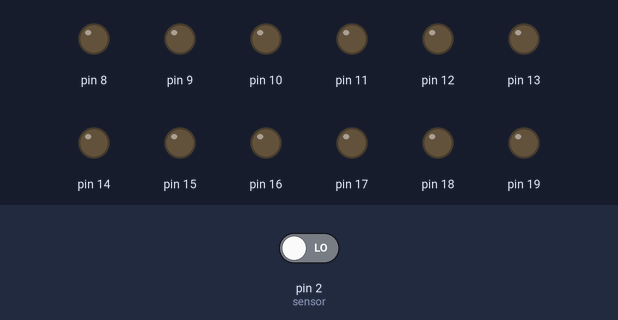
The sketch below on a simulated Arduino Uno, built with avr-gcc and run on an emulated ATmega328P. On the bench: output pins drawn as LEDs (lit = HIGH). The inputs (shaded band) are chosen by the test bench; at power-on: pin 2 (sensor) LOW.

Above: at 1.2 s.
1.3 s: pin 2 (sensor) driven HIGH
At 1.9 s:
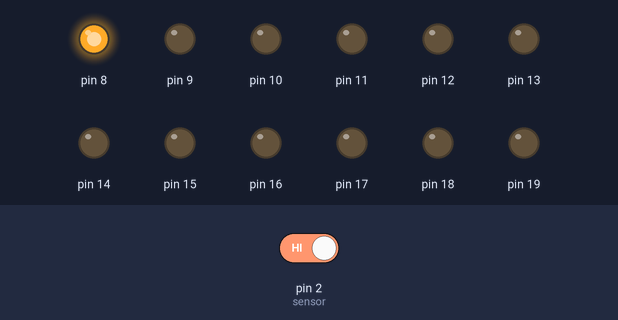
10.3 s: pin 2 (sensor) driven LOW
At 11.2 s:
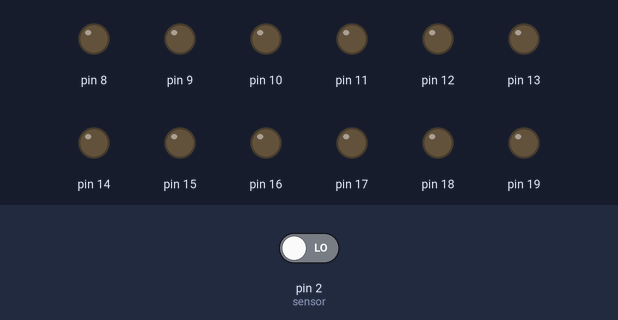
11.8 s: pin 2 (sensor) driven HIGH
At 12.4 s:
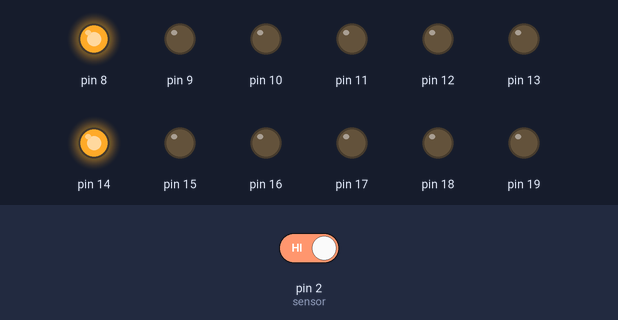
Timing chart, 0 to 23.8 s (numbered marks = the images above; inputs shaded):
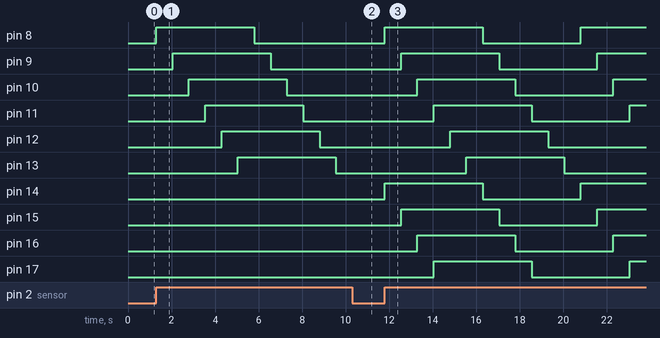

Measured:
- after the input at 1.3 s, pin 8: LOW → HIGH at once, → LOW 4.5 s later; pin 9: LOW → HIGH after 0.75 s, → LOW 4.5 s later; pin 10: LOW → HIGH after 1.5 s, → LOW 4.5 s later; pin 11: LOW → HIGH after 2.3 s, → LOW 4.5 s later; pin 12: LOW → HIGH after 3.0 s, → LOW 4.5 s later
- after the input at 10.3 s, pin 8: stays LOW (without the input it goes to HIGH after 0.00 s); pin 9: stays LOW (without the input it goes to HIGH after 0.75 s)
- after the input at 11.8 s, pin 8: LOW → HIGH at once, → LOW 4.5 s later, → HIGH 4.5 s later; pin 9: LOW → HIGH after 0.75 s, → LOW 4.5 s later, → HIGH 4.5 s later

The sketch:

firefly.ino
```cpp
short t = 750;

void setup() {
  pinMode(2, INPUT); // sensor

  // r
  pinMode(8, OUTPUT);
  pinMode(9, OUTPUT);
  pinMode(10, OUTPUT);
  pinMode(11, OUTPUT);
  pinMode(12, OUTPUT);
  pinMode(13, OUTPUT);

  // g
  pinMode(14, OUTPUT);
  pinMode(15, OUTPUT);
  pinMode(16, OUTPUT);
  pinMode(17, OUTPUT);
  pinMode(18, OUTPUT);
  pinMode(19, OUTPUT);
}

bool enter = true;
short n = 0;

void loop() {
  if( digitalRead(2) ) {

    if(enter) {
      n++;
      enter = false;
    }

    switch(n) {
      case 1: // verde
        encendido(8, 13, 0);
        break;

      case 2: // amarillo
        encendido(8, 13, true);
        break;

      case 3: // rojo
        encendido(14, 19, 0);
        n = 0;
        break;
    }
  }
  else
    enter = true;
}

void encendido(short mini, short maxi, bool amarillo) {
  for(short i = mini; i <= maxi; i++) {
    digitalWrite(i, HIGH);

    if(amarillo)
      digitalWrite(i+6, HIGH);

    delay(t);
  }

  for(short i = mini; i <= maxi; i++) {
    digitalWrite(i, LOW);

    if(amarillo)
      digitalWrite(i+6, LOW);

    delay(t);
  }
}
```
